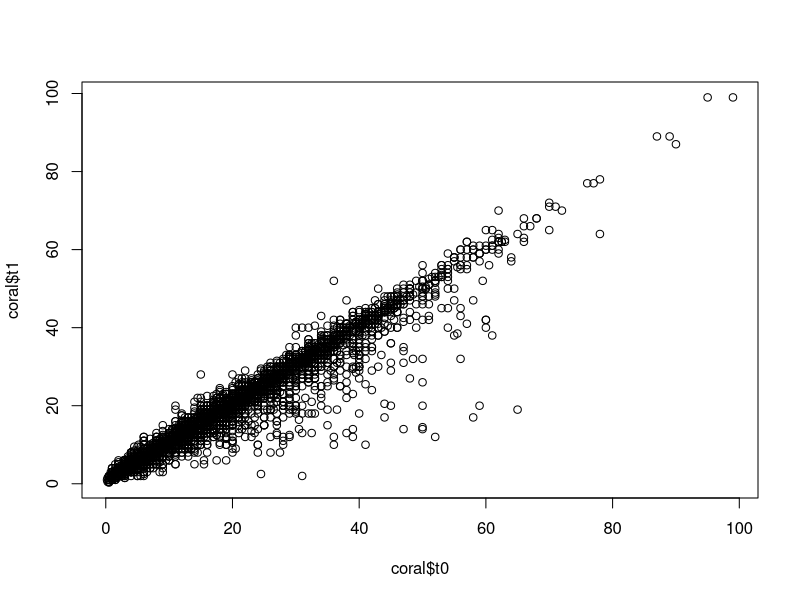
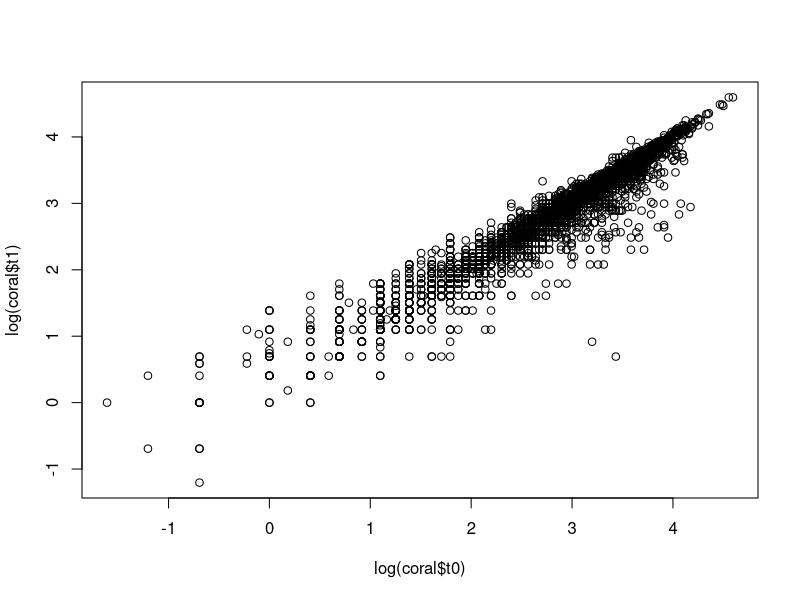
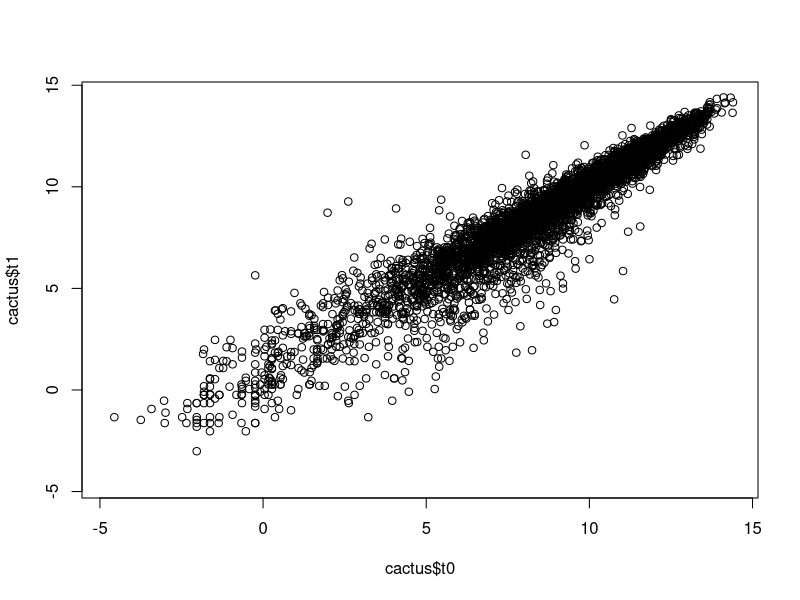
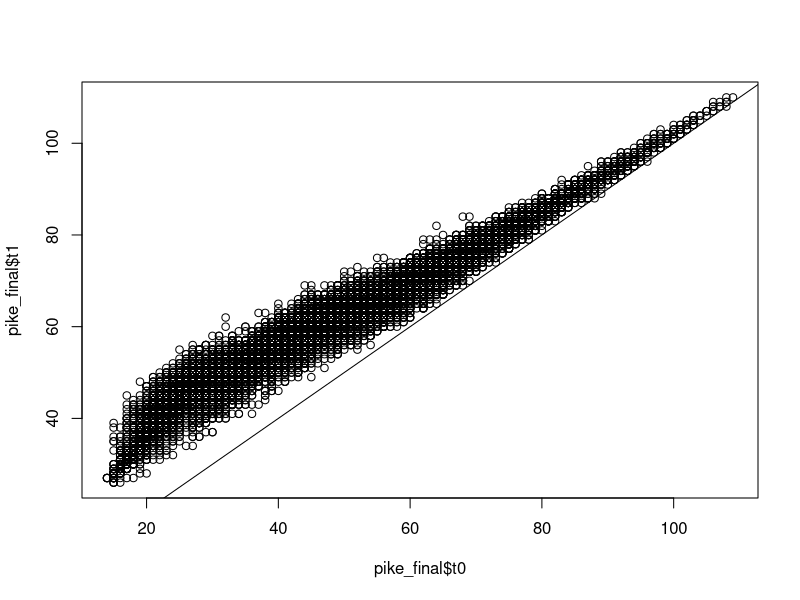
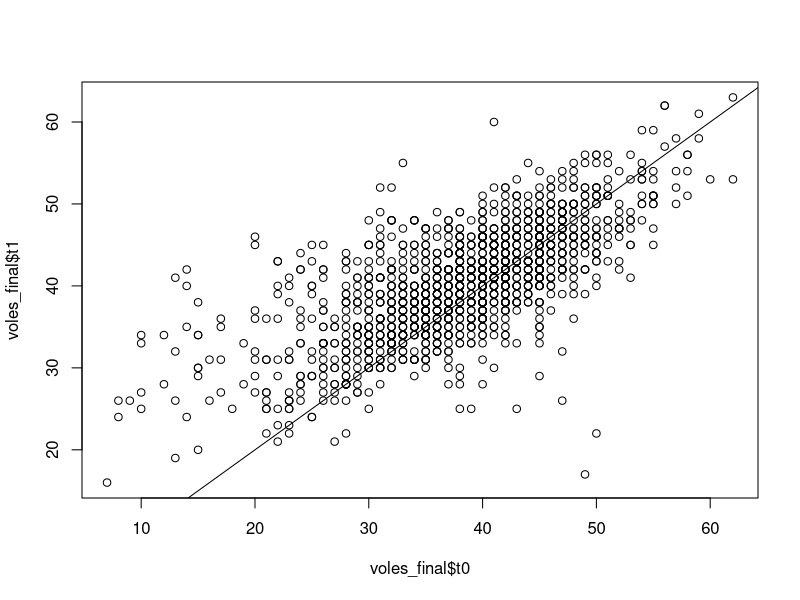

The R source for these figures, in order:
## Purpose: prep growth data for analysis
## hand-picking four data sets that appear easy to work with
## and represent various taxonomic groups
library(tidyverse)

## data set 1: gorgonian coral from Peterson et al. (data originator: Linares)
## three sites, each with 3-5 years (1999-2004)
## size is max height, units not given in Peterson et al. (check Linares papers)
coral <- read.csv("coral/Gorgonian_raw_data.csv")
colnames(coral)[6:8] <- c("Size"="t0", "Sizenext"="t1", "Survnext"= "survival") # rename column header
## drop rows without t0 and t1 size data
coral %>% filter(!is.na(t0) & !is.na(t1))-> coral_final
## plot all sites and years
plot(coral$t0,coral$t1) 
plot(log(coral$t0),log(coral$t1)) 

## data set 2:  my cactus data
## spatial (plots) and temporal (2004-2018) structure
## three size measurements, combined into a measure of volume (cm^3)
## this is the data file submitted to EDI
volume <- function(h, w, p){
  (1/3)*pi*h*(((w + p)/2)/2)^2
}
cactus <- read.csv("cactus/cholla_demography_20042018_EDI.csv")
cactus$t0 <- log(volume(cactus$Height_t,cactus$Width_t,cactus$Perp_t))
cactus$t1 <- log(volume(cactus$Height_t1,cactus$Width_t1,cactus$Perp_t1))
## drop rows without t0 and t1 size data
cactus %>% filter(!is.na(t0) & !is.na(t1))-> cactus_final
plot(cactus$t0,cactus$t1) 

## data set 3: pike (fish) data from Stubberud et al. 2019
## source paper has two sexes but this data set is female-only
## I am a little confused about this data set because the metadata
## describe destructive sampling but the actual data suggest recaptures
## original paper describes stricyly non-negative size changes
## they modeled with lognormal distn and size-dependent variance,
## truncated to prevent shrinkage
## included random year effects
pike <- read.csv("pike/data/PikeGrowthData1944_1995.csv") %>% 
  arrange(Year,Ind)
## this will need some data manipulation, starting with wide format
pike_wide <- pike %>% select(-RowID) %>% 
  pivot_wider(names_from = Year,values_from = Length)
## make sure that the column names are ordered years with no missing year
as.numeric(names(pike_wide)[-1]) == 1944:1995 #good
##now stack transition years
pike_trans_year <- pike_wide[,(1:3)]
pike_trans_year$year <- as.numeric(names(pike_wide)[2])
names(pike_trans_year)[2:3]<-c("t0","t1")
for(i in 3:(ncol(pike_wide)-1)){
  hold <- pike_wide[,c(1,i,(i+1))]
  hold$year <- as.numeric(names(pike_wide)[i])
  names(hold)[2:3]<-c("t0","t1")
  pike_trans_year <- bind_rows(pike_trans_year,hold)
}
## drop rows without t0 and t1 size data
pike_trans_year %>% filter(!is.na(t0) & !is.na(t1))-> pike_final
plot(pike_final$t0,pike_final$t1)
abline(0,1)

## data set 4: voles from van Benthem et al.
## these data are from males only
## original study included fixed effects of population phase and reproductive stage
## and random effects of month and individual
## note that growth here is month to month
voles <- read.csv("voles/Males.csv")
voles$year <- as.numeric(substr(voles$date,start=1,stop=4))
voles$month <- as.numeric(substr(voles$date,start=6,stop=7))
#drop individuals with only one capture
voles_recap <- voles %>% 
  arrange(id,year,month) %>% 
  group_by(id) %>% 
  summarise(n_cap = n()) %>% 
  filter(n_cap > 1)
## convert to get size changes between consecutive months
voles_wide <- voles %>% 
  select(-X,-date,-session,-repro) %>% 
  filter(id %in% voles_recap$id) %>% 
  arrange(year,month) %>% 
  mutate(year_month = interaction(year,month)) %>% 
  select(-year,-month) %>% 
  pivot_wider(names_from = year_month,values_from = mass)
## reformat for growth over adjecent months
voles_trans_month <- voles_wide[,(1:5)]
voles_trans_month$year <- as.numeric(substr(names(voles_wide)[4],1,4))
voles_trans_month$month <- as.numeric(substr(names(voles_wide)[4],6,7))
names(voles_trans_month)[4:5] <- c("t0","t1")
## now loop over columns and stack up
for(i in 5:(ncol(voles_wide)-1)){
  hold <- voles_wide[,c(1:3,i,(i+1))]
  hold_year <- as.numeric(substr(names(hold)[4],1,4))
  hold_month1 <- as.numeric(substr(names(hold)[4],6,7))
  hold_month2 <- as.numeric(substr(names(hold)[5],6,7))
  ## check that columns i and i+1 are adjacent months
  if(hold_month2 == hold_month1+1 |
     {hold_month2==1 & hold_month1==12}){
    hold$year <- hold_year
    hold$month <- hold_month1
    names(hold)[4:5]<-c("t0","t1")
    voles_trans_month <- bind_rows(voles_trans_month,hold)
  }
}
## drop rows without t0 and t1 size data
voles_trans_month %>% filter(!is.na(t0) & !is.na(t1))-> voles_final
plot(voles_final$t0,voles_final$t1)
abline(0,1)

## save list of four data sets as rds file
growth_dat <- list(coral=coral_final,cactus=cactus_final,pike=pike_final,voles=voles_final)
write_rds(growth_dat,"growth_dat.rds")
